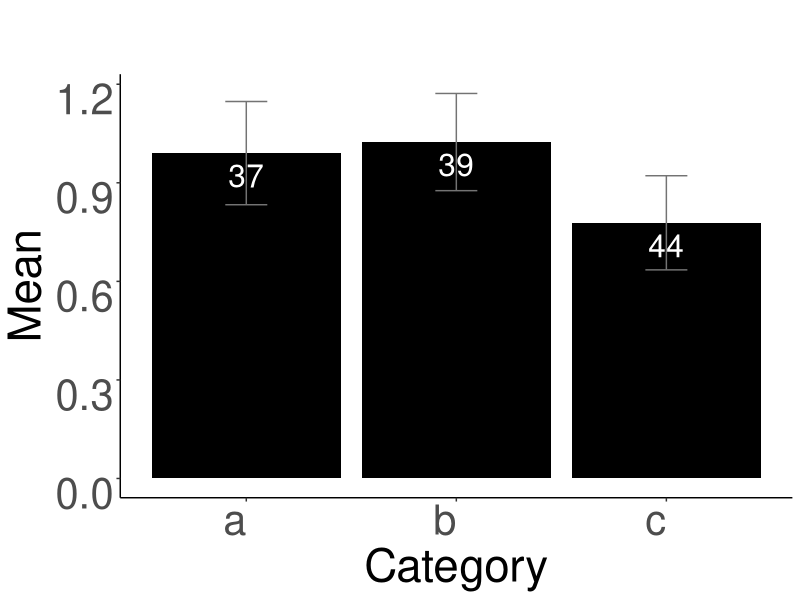

The R source for this figure:
## ---- chunk 1
library(data.table)
set.seed(10)
N = 120
DT = data.table(x = rnorm(N,1), y = rnorm(N,2),
                category = sample(letters[1:3], N, replace = T))
DT[1:10]
## ---- chunk 2
summary(DT$x)
## ---- chunk 3
SumFunOne = function(Data, Var, Group, StatList){
  arguments <- as.list(match.call())
  x = eval(arguments$Var, Data)
  category = eval(arguments$Group, Data)
  keep = StatList
  result = Data[,  .(Mean = mean(x, na.rm=TRUE), 
                     N = sum(!is.na(x)), 
                     SE = sd(x, na.rm=TRUE)/sqrt(sum(!is.na(x))),
                     median = median(x),
                     max = max(x),
                     min = min(x),
                     Missing = sum(is.na(x))),
                     by = .(category)][,..keep][order(category)]
  return(result)
}
(Data.Summary = SumFunOne(DT, x, category, c("category","Mean","N","SE")))
## ---- chunk 4
library(data.table)
library(ggplot2)
ggplot(Data.Summary, aes(x = category, y = Mean)) +
  geom_bar(position="dodge", stat = "identity",fill="black") +
  geom_errorbar(aes(ymin=Mean - SE, ymax=Mean + SE), 
                position=position_dodge(0.9), width=.2,col="grey45")+
  geom_text(aes(label= N), vjust=1.5, colour="white",
            position=position_dodge(.9), size=8) +
  theme(legend.position="bottom", legend.text=element_text(size=24), 
        legend.title = element_text(size = "24"), 
        plot.title = element_text(size = rel(4), hjust = 0.5),
        axis.title.y = element_text(size = rel(3)), 
        axis.title.x = element_text(size = rel(3)),
        axis.text.x = element_text(angle=0, vjust=1,hjust=1, size=30), 
        axis.text.y = element_text(angle=0, vjust=1, size=30),
        strip.text = element_text(size=30),
        axis.line = element_line(colour = "black"),
        panel.grid.major = element_blank(),
        panel.grid.minor = element_blank(),
        panel.border = element_blank(),
        panel.background = element_blank(),
        strip.background = element_blank())+ 
  labs(title = "", 
       x = "Category", y = "Mean") 
## ---- chunk 5

SumFunMult = function(Data, varList, Group){
  arguments <- as.list(match.call())
  category = eval(arguments$Group, Data)
  my.summary <- function(x){
    c(Mean = mean(x, na.rm=TRUE), 
      N = sum(!is.na(x)), 
      SE = sd(x, na.rm=TRUE)/sqrt(sum(!is.na(x))))
  }
  result = Data[, lapply(.SD, my.summary), by=.(category), .SDcols= varList]
  Stats = rep(c("Mean","N","SE"),length(unique(category)))
  summary = cbind(Stats,result)
  return(summary)
}

SumFunMult(DT, c("x","y"),category)

